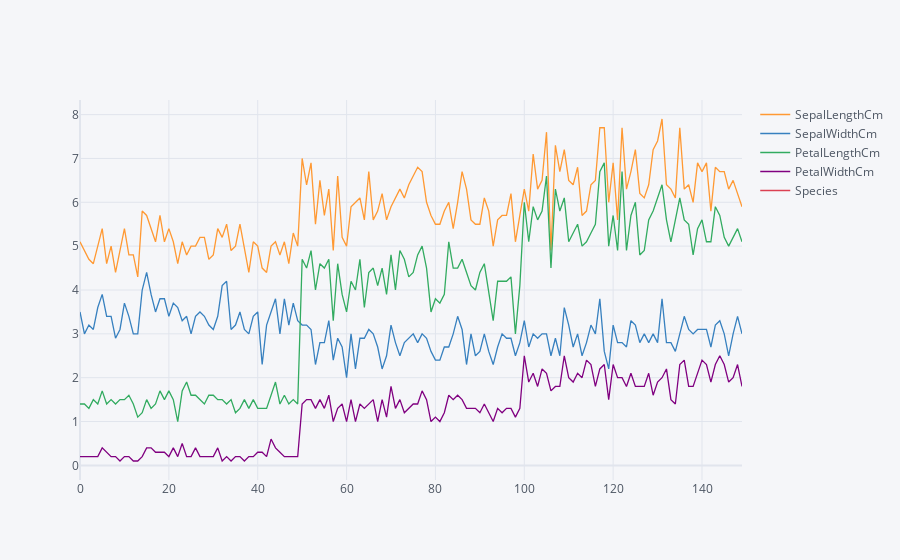

This figure's notebook cell:
### Code cell
df.iplot() # hovering shows value

### Figure 1 — Plotly figure (JSON) as saved in the notebook; plotly's stock layout.template omitted (floating-point values rounded to 4 significant figures; data arrays with more than 128 entries replaced by an {"elided": "..."} marker saying what was removed)
{"data": [{"line": {"color": "rgba(255, 153, 51, 1.0)", "dash": "solid", "shape": "linear", "width": 1.3}, "mode": "lines", "name": "SepalLengthCm", "text": "", "type": "scatter", "x": {"elided": "150 int values"}, "y": {"elided": "150 float values"}}, {"line": {"color": "rgba(55, 128, 191, 1.0)", "dash": "solid", "shape": "linear", "width": 1.3}, "mode": "lines", "name": "SepalWidthCm", "text": "", "type": "scatter", "x": {"elided": "150 int values"}, "y": {"elided": "150 float values"}}, {"line": {"color": "rgba(50, 171, 96, 1.0)", "dash": "solid", "shape": "linear", "width": 1.3}, "mode": "lines", "name": "PetalLengthCm", "text": "", "type": "scatter", "x": {"elided": "150 int values"}, "y": {"elided": "150 float values"}}, {"line": {"color": "rgba(128, 0, 128, 1.0)", "dash": "solid", "shape": "linear", "width": 1.3}, "mode": "lines", "name": "PetalWidthCm", "text": "", "type": "scatter", "x": {"elided": "150 int values"}, "y": {"elided": "150 float values"}}, {"line": {"color": "rgba(219, 64, 82, 1.0)", "dash": "solid", "shape": "linear", "width": 1.3}, "mode": "lines", "name": "Species", "text": "", "type": "scatter", "x": {"elided": "150 int values"}, "y": {"elided": "150 str values"}}], "layout": {"legend": {"bgcolor": "#F5F6F9", "font": {"color": "#4D5663"}}, "paper_bgcolor": "#F5F6F9", "plot_bgcolor": "#F5F6F9", "title": {"font": {"color": "#4D5663"}}, "xaxis": {"gridcolor": "#E1E5ED", "showgrid": true, "tickfont": {"color": "#4D5663"}, "title": {"font": {"color": "#4D5663"}, "text": ""}, "zerolinecolor": "#E1E5ED"}, "yaxis": {"gridcolor": "#E1E5ED", "showgrid": true, "tickfont": {"color": "#4D5663"}, "title": {"font": {"color": "#4D5663"}, "text": ""}, "zerolinecolor": "#E1E5ED"}}}
